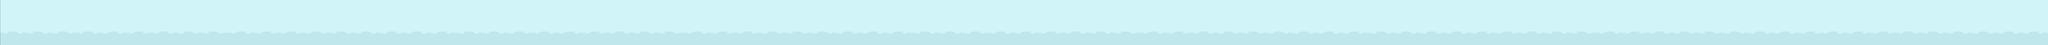

Tiled map render using the project's own tile images. Description and the map definition, with tile-layer contents summarised, below:
An orthogonal 898x20 tile map with 20x20 px tiles, 1 tile layer (Tile Layer 1).

<map version="1.2" tiledversion="1.3.3" orientation="orthogonal" renderorder="right-down" compressionlevel="0" width="898" height="20" tilewidth="20" tileheight="20" infinite="0" nextlayerid="2" nextobjectid="1">
 <tileset firstgid="1" source="tiledspritesheet.tsx" />
 <layer id="1" name="Tile Layer 1" width="898" height="20">
  <data>[17960 cells, 17960 non-empty, 14 distinct tile ids]</data>
 </layer>
</map>
